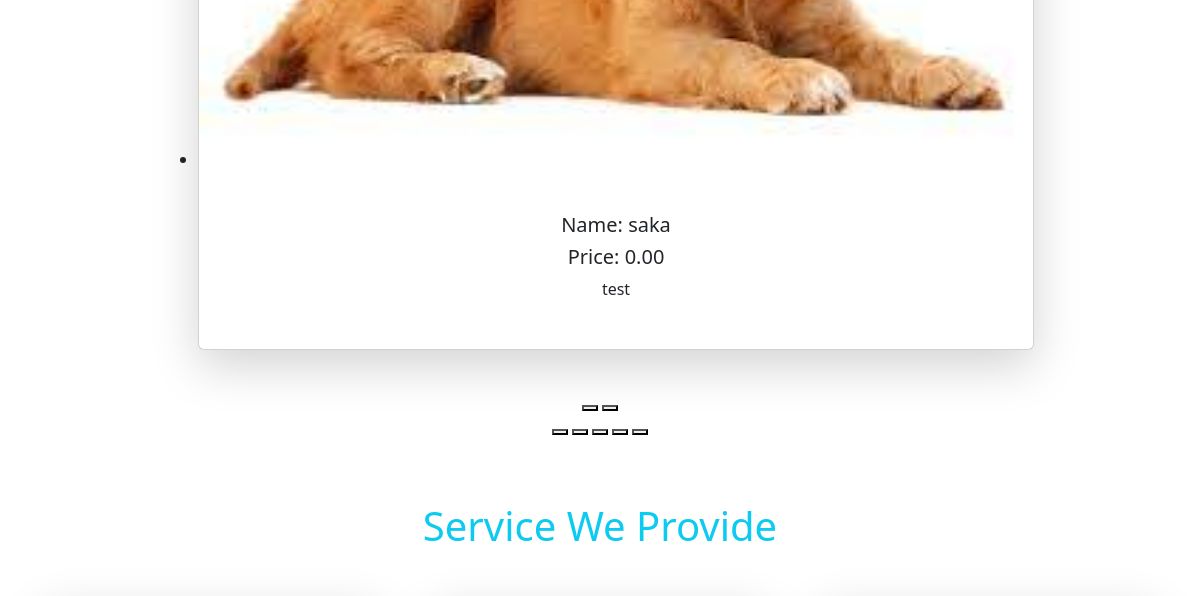
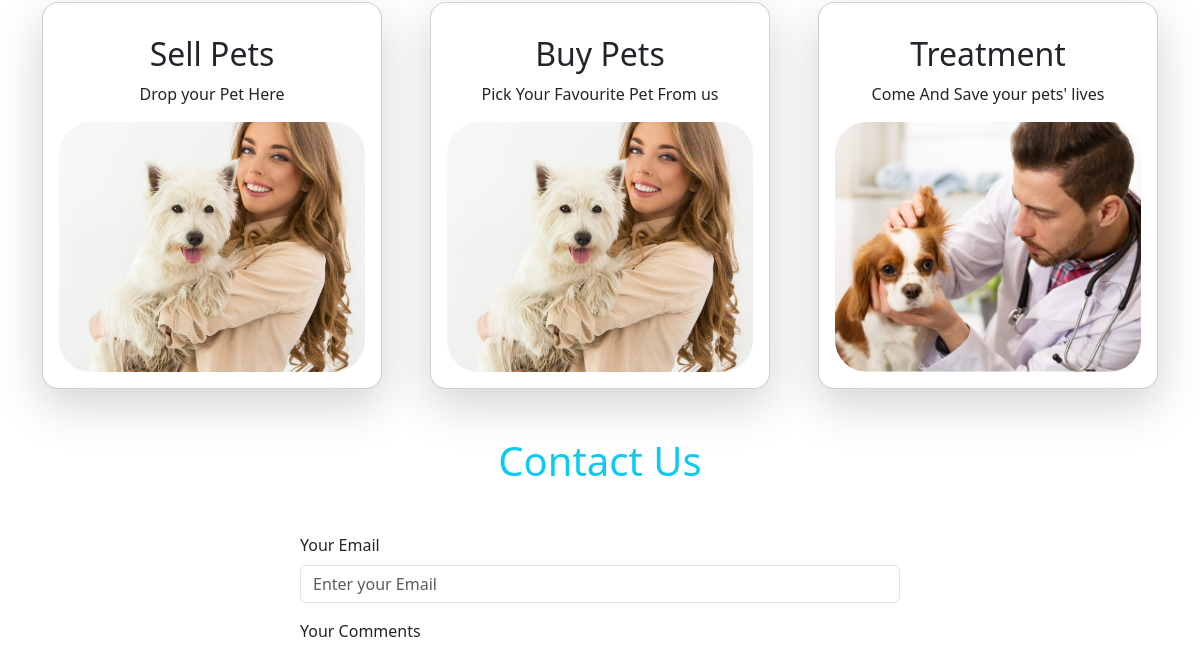
The app's page / (middle part), older data (2 pictures, top to bottom).
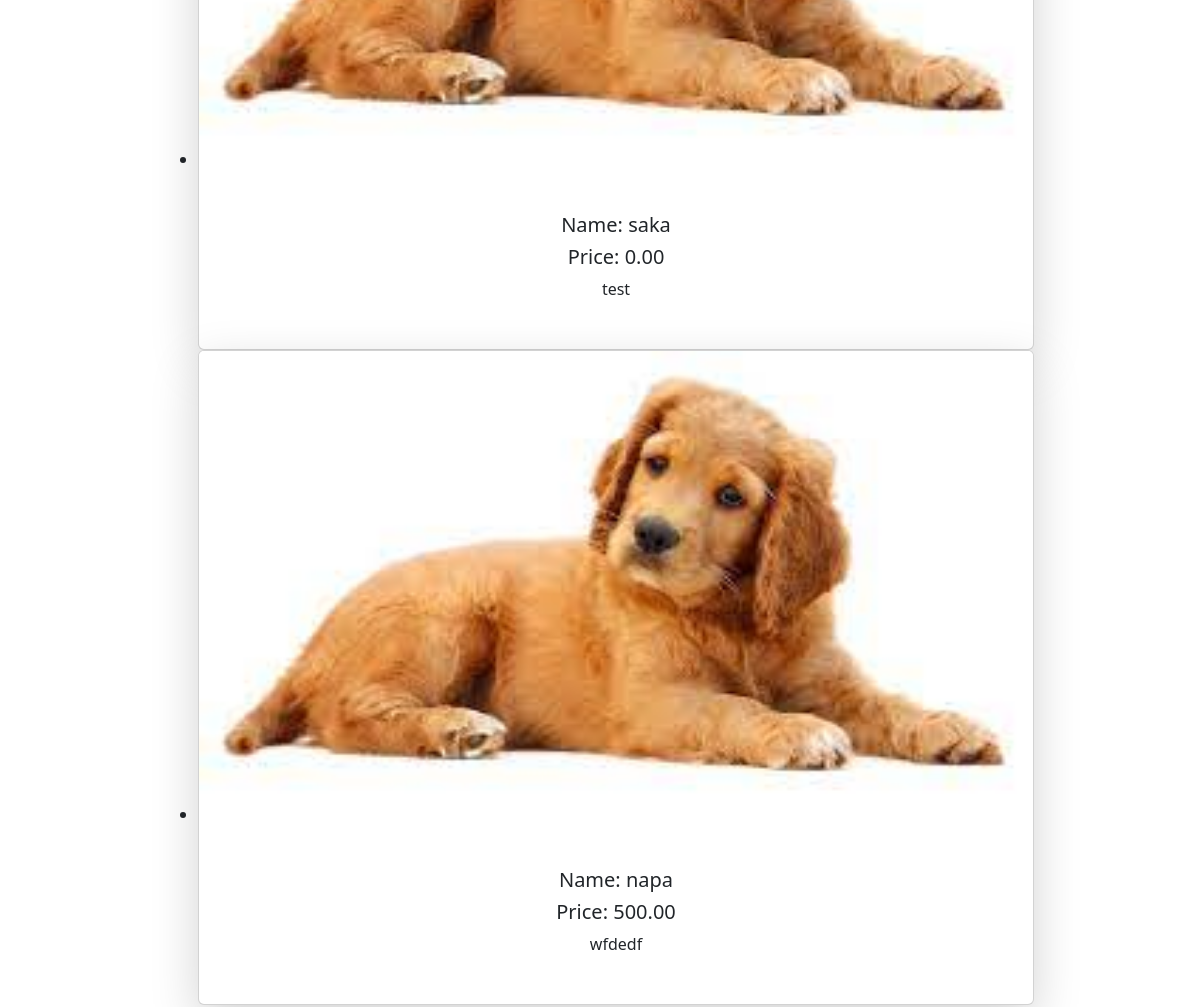
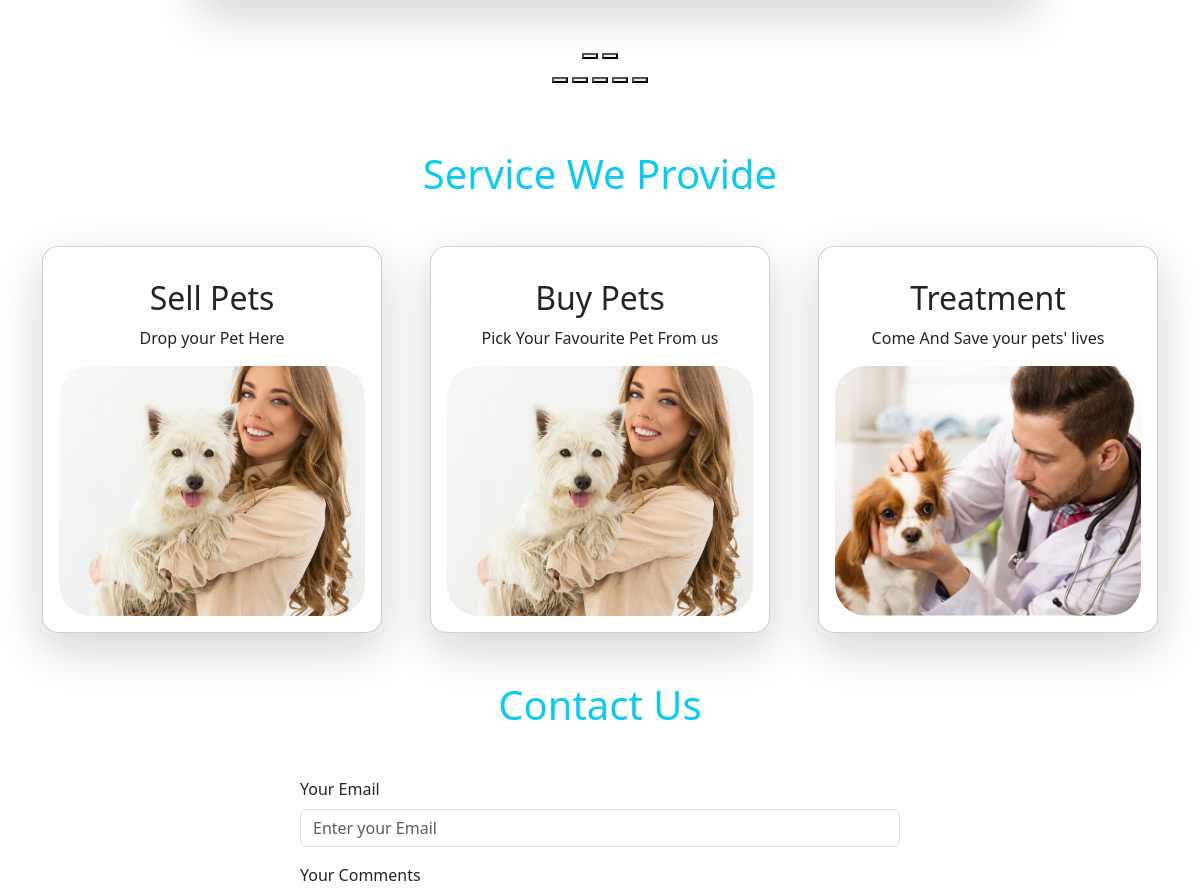
The same page, newer data (2 pictures, top to bottom).
### pet/models.py (models this page shows, shortened)
class Pet(models.Model):
    name=models.CharField(max_length=50)
    user=models.ForeignKey(User,on_delete=models.CASCADE,null=True,blank=True)
    description=models.TextField()
    category=models.ManyToManyField(Category,related_name='pets')
    price = models.DecimalField(decimal_places=2,max_digits=12,default=0)
    image = models.ImageField(upload_to='pet/images',null=True,blank=True)
    availability=models.BooleanField(default=True)

### pet_fair_bd/views.py (the view)
# urls.py: 2. Add a URL to urlpatterns:  path('', views.home, name='home')
def home(request):
    data = Pet.objects.all()
    return render(request, 'home.html', {'data': data})

### core/templates/home.html (shortened to what this page needs)
{% extends "base.html" %}
{% load static %}
{% block content %}
<div class="service-container text-center  p-3 mt-5 w-75 m-auto">
        <div
          class="swiffy-slider slider-item-show2 slider-item-reveal slider-nav-outside slider-nav-round slider-nav-visible slider-indicators-outside slider-indicators-round slider-indicators-dark slider-nav-animation slider-nav-animation-fadein slider-item-first-visible"
        >
          <ul id="service-container" class="slider-container py-4">
            {% for i in data %}
              <li>
                <div class="card shadow-lg h-100">
                <div class="ratio ratio-16x9">
                    <img src="{{i.image.url}}" class="card-img-top" loading="lazy" alt="...">
                </div>
                <div class="card-body  p-3 p-xl-5">
                    <h3 class="card-title h5">Name: {{i.name}}</h3>
                    <h5 class="card-text">Price: {{i.price}}</h5>
                    <p class="card-text">{{i.description| truncatewords:4 }}</p>
                </div>
            </div>
            </li>
            {% endfor %}
          </ul>
          <button
            type="button"
            class="slider-nav"
            aria-label="Go left"
          ></button>
          <button
            type="button"
            class="slider-nav slider-nav-next"
            aria-label="Go left"
          ></button>
          <div class="slider-indicators">
            <button class="active" aria-label="Go to slide"></button>
            <button aria-label="Go to slide"></button>
            <button aria-label="Go to slide"></button>
            <button aria-label="Go to slide"></button>
            <button aria-label="Go to slide"></button>
          </div>
        </div>
      </div>
<div class="container service my-5">
    <h1 class="text-center mb-5 text-info">Service We Provide</h1>
    <div class="row row-cols-1 row-cols-md-3 g-5">
  <div class="col">
    <div class="card shadow-lg p-3 rounded-4">
      <div class="card-body">
        <h2 class="card-title text-center">Sell Pets</h2>
        <p class="card-text text-center">Drop your Pet Here</p>
      </div>
      <img src="{% static "img/service2.jpg" %}" class="card-img-top img-fluid rounded-5 w-100" alt="..." style="object-fit: cover; height: 250px;">
    </div>
  </div>
  <div class="col">
    <div class="card shadow-lg p-3 rounded-4">
      <div class="card-body">
        <h2 class="card-title text-center">Buy Pets</h2>
        <p class="card-text text-center">Pick Your Favourite Pet From us</p>
      </div>
      <img src="{% static "img/service2.jpg" %}" class="card-img-top img-fluid rounded-5" alt="..." style="object-fit: cover; height: 250px;">
    </div>
  </div>
  <div class="col">
    <div class="card shadow-lg p-3 rounded-4">
      <div class="card-body">
        <h2 class="card-title text-center">Treatment</h2>
        <p class="card-text text-center">Come And Save your pets' lives</p>
      </div>
      <img src="{% static "img/service1.jpg" %}" class="card-img-top img-fluid rounded-5" alt="..." style="object-fit: cover; height: 250px;">
    </div>
  </div>
</div>
</div>
<div class="contact-container my-5">
    <h1 class="text-center my-5 text-info">Contact Us</h1>
    <div class="w-50 mx-auto">
    <div class="mb-3">
  <label for="exampleFormControlInput1" class="form-label">Your Email</label>
  <input type="email" class="form-control" id="exampleFormControlInput1" placeholder="Enter your Email">
</div>
<div class="mb-3">
  <label for="exampleFormControlTextarea1" class="form-label">Your Comments</label>
</div>
</div>
</div>
{% endblock content %}

Row changes from the older to the newer data that the page shows:
added Pet: image (picture), name "napa", price "500.00", description "wfdedf"
